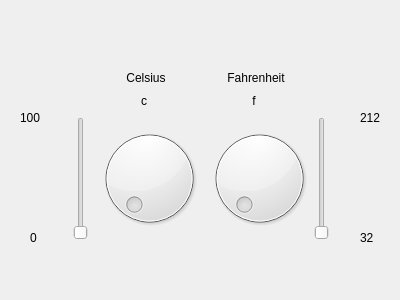
<?xml version="1.0" encoding="UTF-8"?>
<ui version="4.0">
 <class>Converter</class>
 <widget class="QWidget" name="Converter">
  <property name="geometry">
   <rect>
    <x>0</x>
    <y>0</y>
    <width>400</width>
    <height>300</height>
   </rect>
  </property>
  <property name="minimumSize">
   <size>
    <width>400</width>
    <height>300</height>
   </size>
  </property>
  <property name="maximumSize">
   <size>
    <width>400</width>
    <height>300</height>
   </size>
  </property>
  <property name="windowTitle">
   <string>Converter</string>
  </property>
  <widget class="QWidget" name="layoutWidget">
   <property name="geometry">
    <rect>
     <x>62</x>
     <y>60</y>
     <width>278</width>
     <height>191</height>
    </rect>
   </property>
   <layout class="QGridLayout" name="gridLayout">
    <item row="2" column="3">
     <widget class="QLabel" name="fahrenheitLabel">
      <property name="minimumSize">
       <size>
        <width>0</width>
        <height>0</height>
       </size>
      </property>
      <property name="maximumSize">
       <size>
        <width>100</width>
        <height>100</height>
       </size>
      </property>
      <property name="frameShadow">
       <enum>QFrame::Raised</enum>
      </property>
      <property name="text">
       <string>f</string>
      </property>
      <property name="textFormat">
       <enum>Qt::RichText</enum>
      </property>
      <property name="alignment">
       <set>Qt::AlignCenter</set>
      </property>
     </widget>
    </item>
    <item row="3" column="3">
     <widget class="QDial" name="fahrenheitDial">
      <property name="minimumSize">
       <size>
        <width>111</width>
        <height>121</height>
       </size>
      </property>
      <property name="maximumSize">
       <size>
        <width>111</width>
        <height>121</height>
       </size>
      </property>
     </widget>
    </item>
    <item row="3" column="1">
     <widget class="QDial" name="celsiusDial">
      <property name="minimumSize">
       <size>
        <width>111</width>
        <height>121</height>
       </size>
      </property>
      <property name="maximumSize">
       <size>
        <width>111</width>
        <height>121</height>
       </size>
      </property>
     </widget>
    </item>
    <item row="0" column="3">
     <widget class="QLabel" name="label_2">
      <property name="text">
       <string>Fahrenheit</string>
      </property>
      <property name="alignment">
       <set>Qt::AlignCenter</set>
      </property>
     </widget>
    </item>
    <item row="3" column="4">
     <widget class="QSlider" name="fahrenheitVerticalSlider">
      <property name="orientation">
       <enum>Qt::Vertical</enum>
      </property>
     </widget>
    </item>
    <item row="3" column="2">
     <spacer name="horizontalSpacer">
      <property name="orientation">
       <enum>Qt::Horizontal</enum>
      </property>
      <property name="sizeHint" stdset="0">
       <size>
        <width>40</width>
        <height>20</height>
       </size>
      </property>
     </spacer>
    </item>
    <item row="2" column="1">
     <widget class="QLabel" name="celsiusLabel">
      <property name="minimumSize">
       <size>
        <width>0</width>
        <height>0</height>
       </size>
      </property>
      <property name="maximumSize">
       <size>
        <width>100</width>
        <height>100</height>
       </size>
      </property>
      <property name="text">
       <string>c</string>
      </property>
      <property name="textFormat">
       <enum>Qt::RichText</enum>
      </property>
      <property name="alignment">
       <set>Qt::AlignCenter</set>
      </property>
     </widget>
    </item>
    <item row="0" column="1">
     <widget class="QLabel" name="label">
      <property name="text">
       <string>Celsius</string>
      </property>
      <property name="alignment">
       <set>Qt::AlignCenter</set>
      </property>
     </widget>
    </item>
    <item row="2" column="2">
     <spacer name="horizontalSpacer_2">
      <property name="orientation">
       <enum>Qt::Horizontal</enum>
      </property>
      <property name="sizeHint" stdset="0">
       <size>
        <width>40</width>
        <height>20</height>
       </size>
      </property>
     </spacer>
    </item>
    <item row="3" column="0">
     <widget class="QSlider" name="celsiusVerticalSlider">
      <property name="orientation">
       <enum>Qt::Vertical</enum>
      </property>
     </widget>
    </item>
   </layout>
  </widget>
  <widget class="QLabel" name="label_3">
   <property name="geometry">
    <rect>
     <x>30</x>
     <y>230</y>
     <width>16</width>
     <height>16</height>
    </rect>
   </property>
   <property name="text">
    <string>0</string>
   </property>
  </widget>
  <widget class="QLabel" name="label_4">
   <property name="geometry">
    <rect>
     <x>20</x>
     <y>110</y>
     <width>31</width>
     <height>16</height>
    </rect>
   </property>
   <property name="text">
    <string>100</string>
   </property>
  </widget>
  <widget class="QLabel" name="label_5">
   <property name="geometry">
    <rect>
     <x>360</x>
     <y>110</y>
     <width>31</width>
     <height>16</height>
    </rect>
   </property>
   <property name="text">
    <string>212</string>
   </property>
  </widget>
  <widget class="QLabel" name="label_6">
   <property name="geometry">
    <rect>
     <x>360</x>
     <y>230</y>
     <width>16</width>
     <height>16</height>
    </rect>
   </property>
   <property name="text">
    <string>32</string>
   </property>
  </widget>
 </widget>
 <layoutdefault spacing="6" margin="11"/>
 <resources/>
 <connections/>
</ui>
